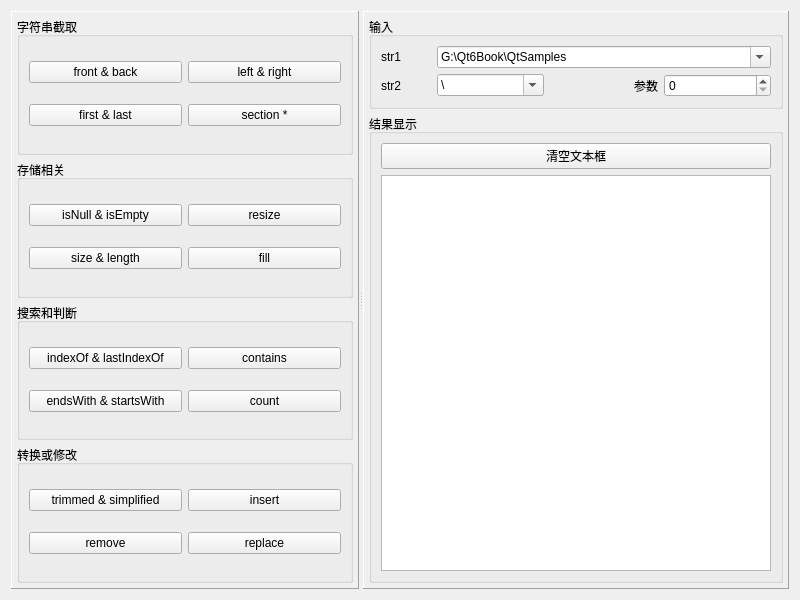
<?xml version="1.0" encoding="UTF-8"?>
<ui version="4.0">
 <class>Widget</class>
 <widget class="QWidget" name="Widget">
  <property name="geometry">
   <rect>
    <x>0</x>
    <y>0</y>
    <width>800</width>
    <height>600</height>
   </rect>
  </property>
  <property name="windowTitle">
   <string>Widget</string>
  </property>
  <layout class="QVBoxLayout" name="verticalLayout_4">
   <item>
    <widget class="QSplitter" name="splitter">
     <property name="orientation">
      <enum>Qt::Horizontal</enum>
     </property>
     <widget class="QFrame" name="frame">
      <property name="frameShape">
       <enum>QFrame::Panel</enum>
      </property>
      <property name="frameShadow">
       <enum>QFrame::Raised</enum>
      </property>
      <layout class="QVBoxLayout" name="verticalLayout_2">
       <property name="spacing">
        <number>5</number>
       </property>
       <property name="leftMargin">
        <number>5</number>
       </property>
       <property name="topMargin">
        <number>5</number>
       </property>
       <property name="rightMargin">
        <number>5</number>
       </property>
       <property name="bottomMargin">
        <number>5</number>
       </property>
       <item>
        <widget class="QGroupBox" name="groupBox_6">
         <property name="title">
          <string>字符串截取</string>
         </property>
         <layout class="QGridLayout" name="gridLayout">
          <item row="0" column="0">
           <widget class="QPushButton" name="pushButton_20">
            <property name="text">
             <string>front &amp;&amp; back</string>
            </property>
           </widget>
          </item>
          <item row="0" column="1">
           <widget class="QPushButton" name="pushButton_15">
            <property name="text">
             <string>left &amp;&amp; right</string>
            </property>
           </widget>
          </item>
          <item row="1" column="0">
           <widget class="QPushButton" name="pushButton_23">
            <property name="text">
             <string>first &amp;&amp; last</string>
            </property>
           </widget>
          </item>
          <item row="1" column="1">
           <widget class="QPushButton" name="pushButton_14">
            <property name="text">
             <string>section *</string>
            </property>
           </widget>
          </item>
         </layout>
        </widget>
       </item>
       <item>
        <widget class="QGroupBox" name="groupBox">
         <property name="title">
          <string>存储相关</string>
         </property>
         <layout class="QGridLayout" name="gridLayout_4">
          <item row="0" column="2">
           <widget class="QPushButton" name="pushButton_26">
            <property name="text">
             <string>resize</string>
            </property>
           </widget>
          </item>
          <item row="1" column="2">
           <widget class="QPushButton" name="pushButton_2">
            <property name="text">
             <string>fill</string>
            </property>
           </widget>
          </item>
          <item row="1" column="0">
           <widget class="QPushButton" name="pushButton_4">
            <property name="text">
             <string>size &amp;&amp; length</string>
            </property>
           </widget>
          </item>
          <item row="0" column="0">
           <widget class="QPushButton" name="pushButton_18">
            <property name="text">
             <string>isNull &amp;&amp; isEmpty</string>
            </property>
           </widget>
          </item>
         </layout>
        </widget>
       </item>
       <item>
        <widget class="QGroupBox" name="groupBox_3">
         <property name="title">
          <string>搜索和判断</string>
         </property>
         <layout class="QGridLayout" name="gridLayout_3">
          <item row="1" column="1">
           <widget class="QPushButton" name="pushButton_22">
            <property name="text">
             <string>count</string>
            </property>
           </widget>
          </item>
          <item row="0" column="0">
           <widget class="QPushButton" name="pushButton_7">
            <property name="text">
             <string>indexOf &amp;&amp; lastIndexOf</string>
            </property>
           </widget>
          </item>
          <item row="1" column="0">
           <widget class="QPushButton" name="pushButton_6">
            <property name="text">
             <string>endsWith &amp;&amp; startsWith</string>
            </property>
           </widget>
          </item>
          <item row="0" column="1">
           <widget class="QPushButton" name="pushButton_3">
            <property name="text">
             <string>contains</string>
            </property>
           </widget>
          </item>
         </layout>
        </widget>
       </item>
       <item>
        <widget class="QGroupBox" name="groupBox_7">
         <property name="title">
          <string>转换或修改</string>
         </property>
         <layout class="QGridLayout" name="gridLayout_2">
          <item row="1" column="1">
           <widget class="QPushButton" name="pushButton_19">
            <property name="text">
             <string>replace</string>
            </property>
           </widget>
          </item>
          <item row="0" column="0">
           <widget class="QPushButton" name="pushButton_13">
            <property name="text">
             <string>trimmed &amp;&amp; simplified</string>
            </property>
           </widget>
          </item>
          <item row="0" column="1">
           <widget class="QPushButton" name="pushButton">
            <property name="text">
             <string>insert</string>
            </property>
           </widget>
          </item>
          <item row="1" column="0">
           <widget class="QPushButton" name="pushButton_28">
            <property name="text">
             <string>remove</string>
            </property>
           </widget>
          </item>
         </layout>
        </widget>
       </item>
      </layout>
     </widget>
     <widget class="QFrame" name="frame_2">
      <property name="frameShape">
       <enum>QFrame::Panel</enum>
      </property>
      <property name="frameShadow">
       <enum>QFrame::Raised</enum>
      </property>
      <layout class="QVBoxLayout" name="verticalLayout_3">
       <property name="spacing">
        <number>5</number>
       </property>
       <property name="leftMargin">
        <number>5</number>
       </property>
       <property name="topMargin">
        <number>5</number>
       </property>
       <property name="rightMargin">
        <number>5</number>
       </property>
       <property name="bottomMargin">
        <number>5</number>
       </property>
       <item>
        <widget class="QGroupBox" name="groupBox_5">
         <property name="title">
          <string>输入</string>
         </property>
         <layout class="QGridLayout" name="gridLayout_5">
          <item row="0" column="0">
           <widget class="QLabel" name="label">
            <property name="maximumSize">
             <size>
              <width>50</width>
              <height>16777215</height>
             </size>
            </property>
            <property name="text">
             <string>str1</string>
            </property>
           </widget>
          </item>
          <item row="0" column="1" colspan="3">
           <widget class="QComboBox" name="comboBox1">
            <property name="editable">
             <bool>true</bool>
            </property>
            <item>
             <property name="text">
              <string>G:\Qt6Book\QtSamples</string>
             </property>
            </item>
            <item>
             <property name="text">
              <string>G:\Qt6Book\QtSamples\qw.cpp</string>
             </property>
            </item>
            <item>
             <property name="text">
              <string>   Are     you   OK    ?     </string>
             </property>
            </item>
            <item>
             <property name="text">
              <string>学生姓名，男，2003-6-15，汉族，山东</string>
             </property>
            </item>
            <item>
             <property name="text">
              <string>四海八方</string>
             </property>
            </item>
            <item>
             <property name="text">
              <string>Dimple</string>
             </property>
            </item>
           </widget>
          </item>
          <item row="1" column="0">
           <widget class="QLabel" name="label_2">
            <property name="maximumSize">
             <size>
              <width>50</width>
              <height>16777215</height>
             </size>
            </property>
            <property name="text">
             <string>str2</string>
            </property>
           </widget>
          </item>
          <item row="1" column="1">
           <widget class="QComboBox" name="comboBox2">
            <property name="editable">
             <bool>true</bool>
            </property>
            <item>
             <property name="text">
              <string>\</string>
             </property>
            </item>
            <item>
             <property name="text">
              <string>Qt</string>
             </property>
            </item>
            <item>
             <property name="text">
              <string>.cpp</string>
             </property>
            </item>
            <item>
             <property name="text">
              <string>:</string>
             </property>
            </item>
            <item>
             <property name="text">
              <string>，</string>
             </property>
            </item>
           </widget>
          </item>
          <item row="1" column="2">
           <widget class="QLabel" name="LabSpin">
            <property name="text">
             <string>参数</string>
            </property>
            <property name="alignment">
             <set>Qt::AlignRight|Qt::AlignTrailing|Qt::AlignVCenter</set>
            </property>
           </widget>
          </item>
          <item row="1" column="3">
           <widget class="QSpinBox" name="spinBox">
            <property name="maximum">
             <number>1000</number>
            </property>
           </widget>
          </item>
         </layout>
        </widget>
       </item>
       <item>
        <widget class="QGroupBox" name="groupBox_4">
         <property name="title">
          <string>结果显示</string>
         </property>
         <layout class="QVBoxLayout" name="verticalLayout">
          <item>
           <widget class="QPushButton" name="btnClearText">
            <property name="text">
             <string>清空文本框</string>
            </property>
           </widget>
          </item>
          <item>
           <widget class="QPlainTextEdit" name="plainTextEdit"/>
          </item>
         </layout>
        </widget>
       </item>
      </layout>
     </widget>
    </widget>
   </item>
  </layout>
 </widget>
 <resources/>
 <connections/>
</ui>
